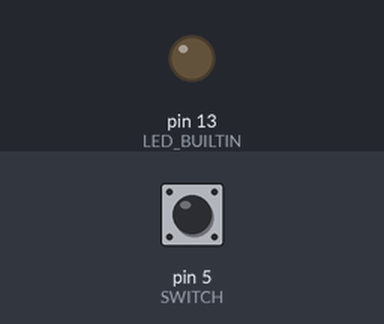
The sketch below on a simulated Arduino Uno, built with avr-gcc and run on an emulated ATmega328P. Shown: output pins drawn as LEDs (lit = HIGH). The test bench sets the inputs (shaded band); at power-on: pin 5 (SWITCH) HIGH.

Above: at 1.2 s.
1.3 s: pin 5 (SWITCH) pulled LOW for 0.15 s
At 1.37 s:
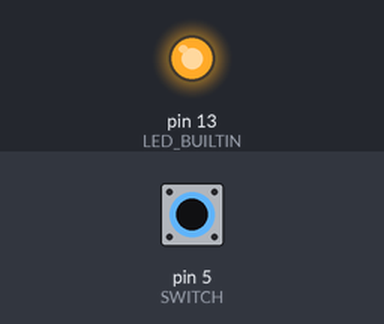
2.9 s: pin 5 (SWITCH) pulled LOW for 3.2 s
At 7.3 s:
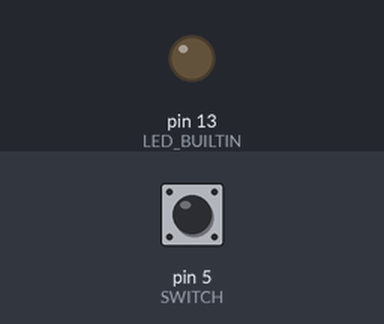
Timing chart, 0 to 8.8 s (numbered marks = the images above; inputs shaded):
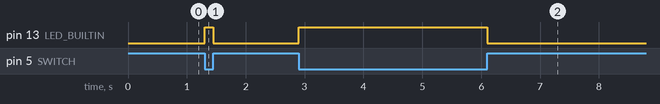

The sketch:

led-switch.ino
```cpp
#define LED_PIN LED_BUILTIN
#define SWITCH 5
#include "Led.h"

Led led(LED_PIN);

void setup() {
  // put your setup code here, to run once:
  Serial.begin(9600);
  pinMode(SWITCH, INPUT_PULLUP);
}

void loop() {
  // put your main code here, to run repeatedly:
  if (digitalRead(SWITCH) == LOW)
    led.onLed();
  else
    led.offLed();
}
```

Led.cpp
```cpp
#include <Arduino.h>
#include "Led.h"

int pin;

Led::Led(int INpin) {
  pin = INpin;
  pinMode(pin, OUTPUT);
}

void Led::onLed() {
  digitalWrite(pin, LED_ON);
}

void Led::offLed(){
  digitalWrite(pin, LED_OFF);
}
```

Led.h
```cpp
#define LED_OFF LOW
#define LED_ON HIGH

class Led {
  public:
    Led(int pin);
    void onLed();
    void offLed();
  private:
    int pin;
};
```

Measured:
- after the input at 1.3 s, pin 13 (LED_BUILTIN): LOW → HIGH at once, → LOW 0.15 s later
- after the input at 2.9 s, pin 13 (LED_BUILTIN): LOW → HIGH at once, → LOW 3.2 s later
